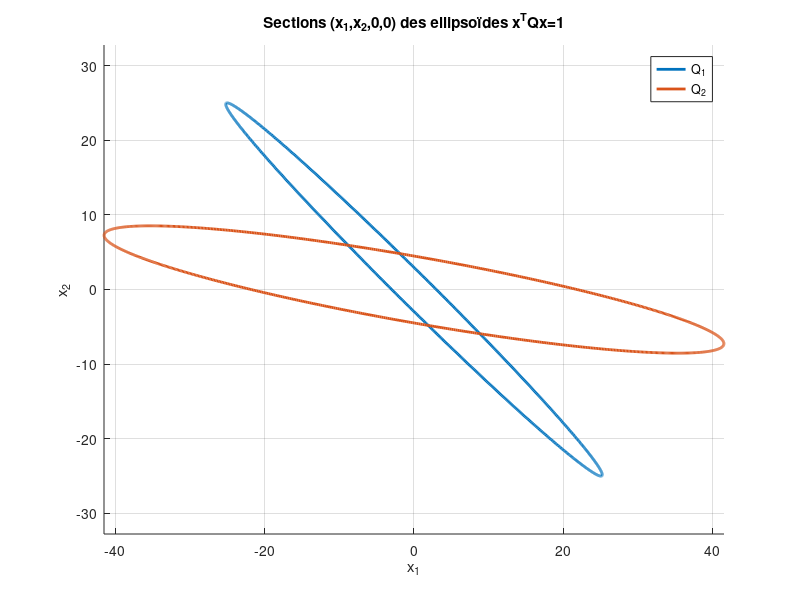

Write the MATLAB code that produced this figure.
clear; clc; close all;

% Première matrice Q
Q1 = [0.1129 0.1131 0.0772 0.1108;
      0.1131 0.1149 0.0374 0.1113;
      0.0772 0.0374 1.6263 0.1139;
      0.1108 0.1113 0.1139 0.1189];

% Deuxième matrice Q
Q2 = [0.0021 0.0087 0.0106 0.0072;
      0.0087 0.0498 -0.0408 0.0360;
      0.0106 -0.0408 2.7933 0.1015;
      0.0072 0.0360 0.1015 0.0468];

% Sous-matrices correspondant à (x1,x2,0,0)
A1 = Q1(1:2,1:2);
A2 = Q2(1:2,1:2);

% Paramètre
t = linspace(0,2*pi,1000);

%% Ellipse 1
[V1,D1] = eig(A1);
Y1 = [cos(t)./sqrt(D1(1,1));
      sin(t)./sqrt(D1(2,2))];
X1 = V1*Y1;

%% Ellipse 2
[V2,D2] = eig(A2);
Y2 = [cos(t)./sqrt(D2(1,1));
      sin(t)./sqrt(D2(2,2))];
X2 = V2*Y2;

%% Tracé
figure; hold on;

plot(X1(1,:),X1(2,:), ...
    'LineWidth',2, ...
    'DisplayName','Q_1');

plot(X2(1,:),X2(2,:), ...
    'LineWidth',2, ...
    'DisplayName','Q_2');

axis equal;
grid on;
xlabel('x_1');
ylabel('x_2');
title('Sections (x_1,x_2,0,0) des ellipsoïdes x^TQx=1');
legend('Location','best');
